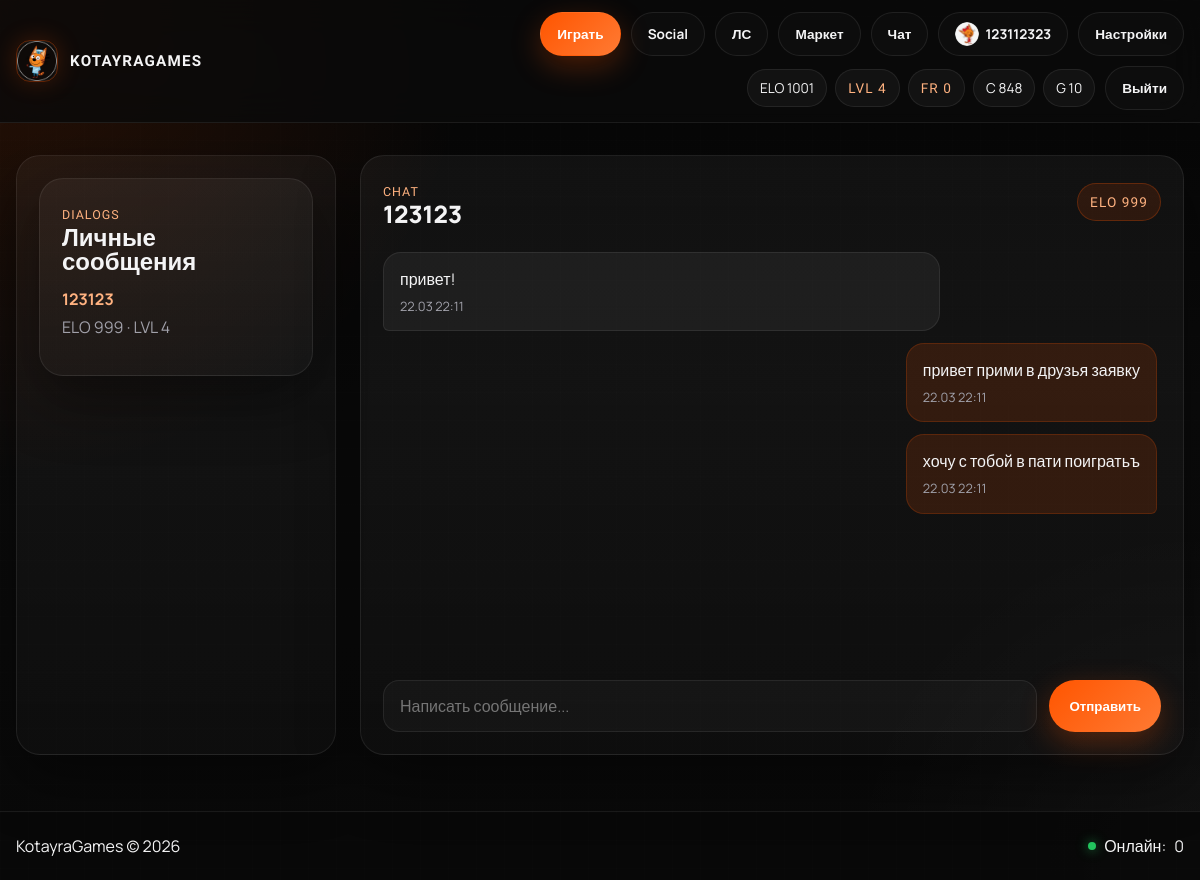
The page /messages (signed in) on the database its author committed.
### database.py (models this page shows, shortened)
class User(UserMixin, db.Model):
    __tablename__ = 'users'
    id = db.Column(db.Integer, primary_key=True)
    username = db.Column(db.String(32), unique=True, nullable=False, index=True)
    email = db.Column(db.String(120), unique=True, nullable=False)
    password_hash = db.Column(db.String(256), nullable=False)
    elo = db.Column(db.Integer, default=1000)
    peak_elo = db.Column(db.Integer, default=1000)
    wins = db.Column(db.Integer, default=0)
    losses = db.Column(db.Integer, default=0)
    draws = db.Column(db.Integer, default=0)
    goals_scored = db.Column(db.Integer, default=0)
    goals_conceded = db.Column(db.Integer, default=0)
    total_games = db.Column(db.Integer, default=0)
    win_streak = db.Column(db.Integer, default=0)
    best_streak = db.Column(db.Integer, default=0)
    coins = db.Column(db.Integer, default=500)
    gems = db.Column(db.Integer, default=10)
    active_skin = db.Column(db.String(50), default='kompot')
    created_at = db.Column(db.DateTime, default=lambda: datetime.now(timezone.utc))
    last_login = db.Column(db.DateTime, default=lambda: datetime.now(timezone.utc))
    last_game = db.Column(db.DateTime, nullable=True)
    is_online = db.Column(db.Boolean, default=False)
    is_in_game = db.Column(db.Boolean, default=False)
    owned_items = db.relationship('UserItem', backref='owner', lazy=True)
    @property
    def unread_messages_count(self):
        return DirectMessage.query.filter_by(recipient_id=self.id, is_read=False).count()
    @property
    def pending_friend_requests_count(self):
        return FriendRequest.query.filter_by(recipient_id=self.id, status='pending').count()
    @property
    def faceit_level_info(self):
        for idx, level in enumerate(FACEIT_LEVELS):
            if self.elo <= level['max_elo'] or idx == len(FACEIT_LEVELS) - 1:
                progress_min = level['min_elo']
                progress_max = level['max_elo']
                progress_value = min(max(self.elo, progress_min), progress_max) - progress_min
                progress_span = max(progress_max - progress_min, 1)
                progress_percent = round((progress_value / progress_span) * 100, 1)
                next_level = FACEIT_LEVELS[idx + 1]['level'] if idx + 1 < len(FACEIT_LEVELS) else None
                next_level_elo = FACEIT_LEVELS[idx + 1]['min_elo'] if idx + 1 < len(FACEIT_LEVELS) else None
                return {
                    'level': level['level'],
                    'color': level['color'],
                    'current_elo': self.elo,
                    'min_elo': progress_min,
                    'max_elo': progress_max,
                    'progress_value': progress_value,
                    'progress_span': progress_span,
                    'progress_percent': 100 if level['level'] == 10 and self.elo >= progress_max else progress_percent,
                    'next_level': next_level,
                    'next_level_elo': next_level_elo,
                }
    @property
    def faceit_level(self):
        return self.faceit_level_info['level']

class DirectMessage(db.Model):
    __tablename__ = 'direct_messages'
    id = db.Column(db.Integer, primary_key=True)
    sender_id = db.Column(db.Integer, db.ForeignKey('users.id'), nullable=False)
    recipient_id = db.Column(db.Integer, db.ForeignKey('users.id'), nullable=False)
    message = db.Column(db.String(1000), nullable=False)
    is_read = db.Column(db.Boolean, default=False)
    created_at = db.Column(db.DateTime, default=lambda: datetime.now(timezone.utc))

### server.py (the view)
@app.route('/messages')
@app.route('/messages/<int:user_id>')
@login_required
def messages_page(user_id=None):
    partners = _conversation_partners(current_user.id)
    selected_user = db.session.get(User, user_id) if user_id else (partners[0] if partners else None)
    messages = []
    if selected_user:
        messages = DirectMessage.query.filter(
            or_(
                and_(DirectMessage.sender_id == current_user.id, DirectMessage.recipient_id == selected_user.id),
                and_(DirectMessage.sender_id == selected_user.id, DirectMessage.recipient_id == current_user.id)
            )
        ).order_by(DirectMessage.created_at.asc()).all()
        unread = DirectMessage.query.filter_by(sender_id=selected_user.id, recipient_id=current_user.id, is_read=False).all()
        for msg in unread:
            msg.is_read = True
        if unread:
            db.session.commit()
    return render_template('messages.html', partners=partners, selected_user=selected_user, messages=messages)

### image_processor.py (called while the page is built)
def has_processed_image(name):
    path = os.path.join(PROCESSED_DIR, f'{name}.png')
    return os.path.exists(path)

def get_processed_url(name):
    if has_processed_image(name):
        return f'/static/images/processed/{name}.png'
    return None

### server.py (called while the page is built)
@login_manager.user_loader
def load_user(user_id):
    return db.session.get(User, int(user_id))

@app.context_processor
def inject_helpers():
    return dict(
        has_image=lambda n: has_processed_image(n),
        image_url=lambda n: get_processed_url(n)
    )

def _conversation_partners(user_id):
    msgs = DirectMessage.query.filter(
        or_(DirectMessage.sender_id == user_id, DirectMessage.recipient_id == user_id)
    ).order_by(DirectMessage.created_at.desc()).all()
    ordered_ids = []
    seen = set()
    for msg in msgs:
        other_id = msg.recipient_id if msg.sender_id == user_id else msg.sender_id
        if other_id not in seen:
            seen.add(other_id)
            ordered_ids.append(other_id)
    return [db.session.get(User, uid) for uid in ordered_ids if db.session.get(User, uid)]

### templates/messages.html (shortened to what this page needs)
{% extends "base.html" %}
{% block content %}
<section class="messages-layout">
    <aside class="messages-sidebar">
        <div class="social-card">
            <span class="section-kicker">DIALOGS</span>
            <h2 class="section-title">Личные сообщения</h2>
            {% if partners %}
                {% for partner in partners %}
                <a href="{{ url_for('messages_page', user_id=partner.id) }}" class="message-partner {% if selected_user and selected_user.id == partner.id %}active{% endif %}">
                    <strong>{{ partner.username }}</strong>
                    <span>ELO {{ partner.elo }} · LVL {{ partner.faceit_level }}</span>
                </a>
                {% endfor %}
            {% else %}
                <div class="social-empty">Пока нет диалогов.</div>
            {% endif %}
        </div>
    </aside>
    <div class="messages-main">
        <div class="social-card messages-card">
            {% if selected_user %}
                <div class="messages-header">
                    <div>
                        <span class="section-kicker">CHAT</span>
                        <h2 class="section-title">{{ selected_user.username }}</h2>
                    </div>
                    <span class="faceit-mini-level">ELO {{ selected_user.elo }}</span>
                </div>
                <div class="messages-thread">
                    {% for msg in messages %}
                    <div class="dm-bubble {% if msg.sender_id == current_user.id %}me{% endif %}">
                        <div class="dm-text">{{ msg.message }}</div>
                        <div class="dm-meta">{{ msg.created_at.strftime('%d.%m %H:%M') }}</div>
                    </div>
                    {% endfor %}
                </div>
                <form method="POST" action="{{ url_for('send_direct_message') }}" class="dm-form">
                    <input type="text" name="message" placeholder="Написать сообщение..." maxlength="1000" required>
                    <button type="submit" class="btn btn-primary">Отправить</button>
                </form>
            {% else %}
                <div class="social-empty">Выбери собеседника слева или перейди в Social и начни диалог.</div>
            {% endif %}
        </div>
    </div>
</section>
{% endblock %}

### templates/base.html (shortened to what this page needs)
<!DOCTYPE html>
<html lang="ru">
<head>
    <link rel="stylesheet" href="{{ url_for('static', filename='css/style.css') }}">
</head>
<body>
    <nav class="navbar">
        <div class="nav-content">
            <a href="{{ url_for('index') }}" class="nav-logo">
                {% set logo_img = image_url('korzhik_ui') %}
                {% if logo_img %}
                    <img src="{{ logo_img }}" alt="Logo" class="nav-logo-image">
                {% else %}
                    <span class="logo-icon">K</span>
                {% endif %}
                <span class="logo-text">KOTAYRAGAMES</span>
            </a>
            <div class="nav-links">
                {% if current_user.is_authenticated %}
                    <a href="{{ url_for('lobby') }}" class="nav-btn-play">Играть</a>
                    <a href="{{ url_for('social_page') }}" class="nav-link">Social</a>
                    <a href="{{ url_for('messages_page') }}" class="nav-link">ЛС{% if current_user.unread_messages_count %} {{ current_user.unread_messages_count }}{% endif %}</a>
                    <a href="{{ url_for('shop') }}" class="nav-link">Маркет</a>
                    <a href="{{ url_for('chat_page') }}" class="nav-link">Чат</a>
                    <a href="{{ url_for('profile') }}" class="nav-link">
                        {% set nav_av = image_url(current_user.active_skin ~ '_ui') %}
                        {% if nav_av %}
                            <img src="{{ nav_av }}" alt="" class="nav-avatar">
                        {% else %}
                            Игрок
                        {% endif %}
                        {{ current_user.username }}
                    </a>
                    <a href="{{ url_for('settings') }}" class="nav-link">Настройки</a>
                    <div class="nav-stats">
                        <span class="nav-elo">ELO {{ current_user.elo }}</span>
                        <span class="nav-faceit-level">LVL {{ current_user.faceit_level }}</span>
                        <span class="nav-faceit-level">FR {{ current_user.pending_friend_requests_count }}</span>
                        <span class="nav-coins">C {{ current_user.coins }}</span>
                        <span class="nav-gems">G {{ current_user.gems }}</span>
                    </div>
                    <a href="{{ url_for('logout') }}" class="nav-link nav-logout">Выйти</a>
                {% else %}
                    <a href="{{ url_for('login') }}" class="nav-link">Вход</a>
                    <a href="{{ url_for('register') }}" class="nav-btn-play">Регистрация</a>
                {% endif %}
            </div>
        </div>
    </nav>
    <main class="main-content">
        {% block content %}{% endblock %}
    </main>
    <footer class="footer">
        <div class="footer-content">
            <span>KotayraGames © 2026</span>
            <span class="online-indicator">
                <span class="online-dot"></span>
                Онлайн: <span id="online-count">0</span>
            </span>
        </div>
    </footer>
</body>
</html>

### rows shown on the page
User: username "123112323", elo "1001", faceit_level "4", coins "848", gems "10"
User: username "123123", elo "999", faceit_level "4"
DirectMessage: message "привет!", created_at "22.03 22:11"
DirectMessage: message "привет прими в друзья заявку", created_at "22.03 22:11"
DirectMessage: message "хочу с тобой в пати поигратьъ", created_at "22.03 22:11"

### other values the page prints
{{ current_user.pending_friend_requests_count }} "0"
